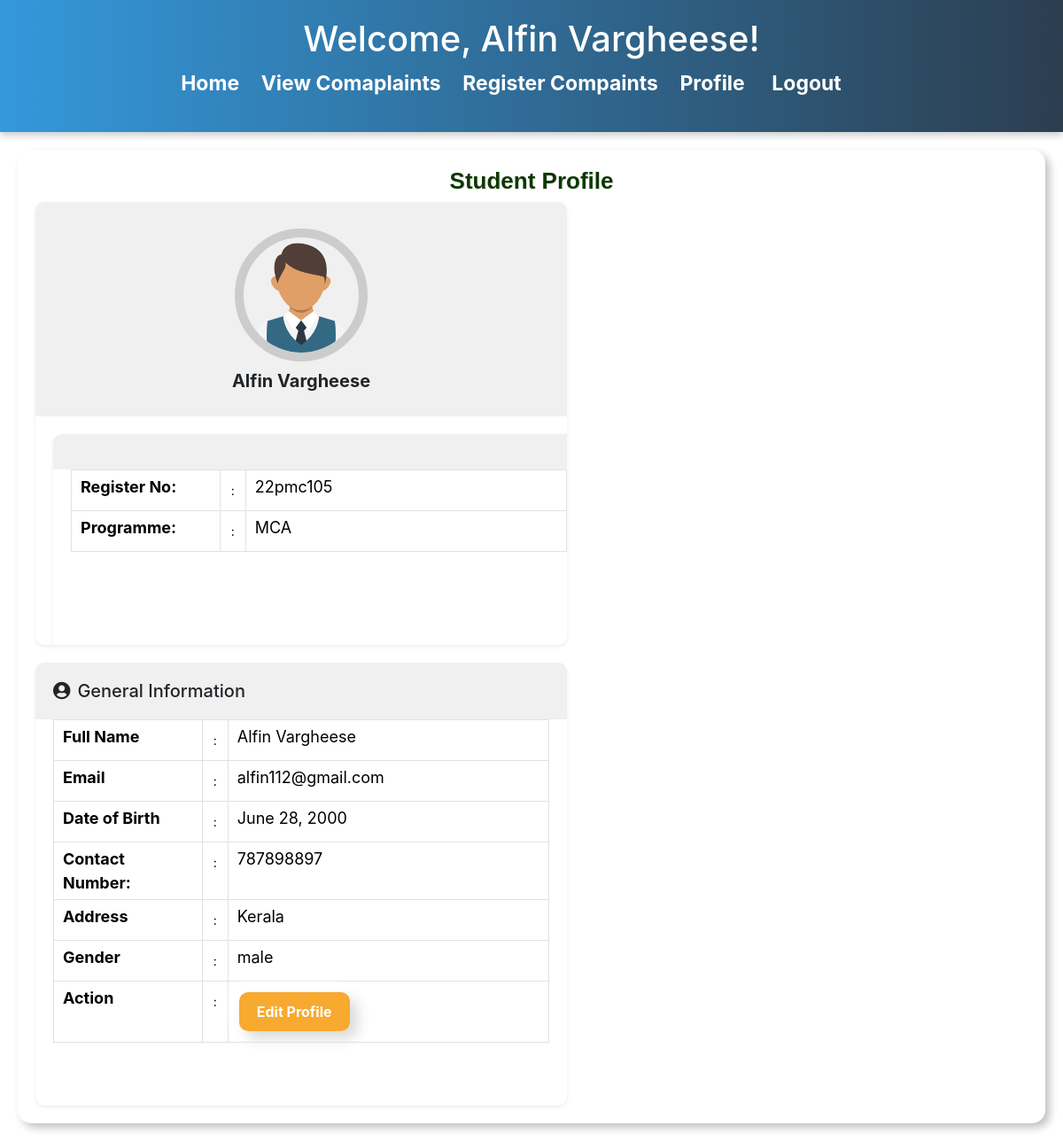
/student/profile/ (signed in), run on the app's committed database.
### EduComplain/models.py (models this page shows)
class UserProfile(models.Model):
    user = models.OneToOneField(User, on_delete=models.CASCADE)
    programme = models.CharField(max_length=40)
    is_staff = models.BooleanField(default=False)

class StudentProfile(models.Model):
    student=models.OneToOneField(User, on_delete=models.CASCADE)
    gender = models.CharField(max_length=10, choices=[('male', 'Male'), ('female', 'Female'), ('other', 'Other')],null=True, blank=True)
    date_of_birth = models.DateField(null=True, blank=True)
    contact_number = models.CharField(max_length=15, null=True, blank=True)
    address = models.TextField(null=True, blank=True)
    profile_pic = models.ImageField(upload_to='profile_pics', blank=True, null=True)

### EduComplain/views.py (the view)
# urls.py: path('student/profile/', student_profile, name='student_profile'),
@login_required
def student_profile(request):
    user_profile = UserProfile.objects.get(user=request.user)
    try:
        student_profile = StudentProfile.objects.get(student=request.user)
    except StudentProfile.DoesNotExist:
        student_profile = None  # Set it to None or any default value based on your requirements
    context = {'user_profile': user_profile, 'student_profile': student_profile}
    return render(request, 'studentProfile.html', context)

### EduComplain/templates/studentProfile.html (shortened to what this page needs)
{%load static%}
<!DOCTYPE html>
<html lang="en">
<head>
  <link rel="stylesheet" href="https://cdn.jsdelivr.net/npm/bootstrap@5.2.3/dist/css/bootstrap.min.css"
 />
</head>
<body>
    <header>
        <h1>Welcome, {{ user.first_name }} {{ user.last_name }}!</h1>
        <nav>
          <ul>
            <li><a href="{% url 'student_dashboard' %}">Home</a></li>
              <li><a href="{% url 'student_complaint_history' %}">View Comaplaints</a></li>
              <li><a href="{%url 'student_register_complaint'%}">Register Compaints</a></li>
              <li><a href="{%url 'student_profile'%}">Profile</a></li>
            <li>
              <form action="{% url 'user_logout' %}" method="post">
                <li>
                  <span>
                    <button
                      type="submit"
                      style="
                        border: none;
                        background: none;
                        cursor: pointer;
                        text-decoration: none;
                        color: #fff;
                        font-weight: bold;
                        font-size: 23px;
                      "
                    >
                      Logout
                    </button>
                  </span>
                </li>
              </form>
            </li>
          </ul>
        </nav>
      </header>
  <section class="dashboard">
    <div style="
          background: #fff;
          border-radius: 15px;
          padding: 20px;
          box-shadow: 5px 5px 10px #c2c2c2, -5px -5px 10px #ffffff;
        ">
      <h1 style="font-family: 'Arial', sans-serif;
      color: #0D3802; /* Choose a color that suits your design */
      font-size: 26px;
      font-weight: bold;
      text-align: center;
      text-shadow: 1px 1px 1px rgba(0, 0, 0, 0.1);">Student Profile</h1>
      <div style="display: flex; flex-wrap: wrap; gap: 20px">
        <div style="flex: 1">
          <div style="
                border-radius: 10px;
                overflow: hidden;
                box-shadow: 0 4px 8px rgba(0, 0, 0, 0.8);
              " class="custom-card shadow-sm">
            <div style="
                  background-color: #f0f0f0;
                  text-align: center;
                  padding: 20px;
                ">
              <img style="
                    width: 150px;
                    height: 150px;
                    object-fit: cover;
                    margin: 10px auto;
                    border: 10px solid #ccc;
                    border-radius: 50%;
                  " src="{% static 'images/profile.png' %}" alt="{{ student_profile.first_name }}'s Profile Picture"/>
              <h3 style="font-size: 20px; font-weight: 700">
                {{ user_profile.user.first_name}} {{user_profile.user.last_name}}
              </h3>
            </div>
            <div style="padding: 20px">
              <div style="flex: 1">
                <div style="
                      border-radius: 10px;
                      box-shadow: 0 4px 8px rgba(0, 0, 0, 0.8);
                    " class="custom-card shadow-sm">
                  <div style="
                        background-color: #f0f0f0;
                        padding: 20px;
                        border-radius: 10px 10px 0 0;
                      ">
                  </div>
                  <div style="padding: 20px; padding-top: 0">
                    <table style="width: 100%" class="custom-table table table-bordered">
                      <tr>
                        <th style="
                              width: 30%;
                              font-size: 18px;
                              padding: 5px 10px;
                              color: #000;
                            ">
                          Register No:
                        </th>
                        <td style="width: 2%">:</td>
                        <td style="
                              font-size: 18px;
                              padding: 5px 10px;
                              color: #000;
                            ">
                            {{ user_profile.user.username }}
                        </td>
                      </tr>
                      <tr>
                        <th style="
                              width: 30%;
                              font-size: 18px;
                              padding: 5px 10px;
                              color: #000;
                            ">
                          Programme:
                        </th>
                        <td style="width: 2%">:</td>
                        <td style="
                              font-size: 18px;
                              padding: 5px 10px;
                              color: #000;
                            ">
                            {{ user_profile.programme }}
                        </td>
                      </tr>
                    </table>
                  </div>
                </div>
              </div>
            </div>
          </div>
        </div>
        <div style="flex: 1">
          <div style="
                border-radius: 10px;
                box-shadow: 0 4px 8px rgba(0, 0, 0, 0.8);
              " class="custom-card shadow-sm">
            <div style="
                  background-color: #f0f0f0;
                  padding: 20px;
                  border-radius: 10px 10px 0 0;
                ">
              <h3 style="margin-bottom: 0; font-size: 20px">
                <i class="fa fa-user-circle" aria-hidden="true" style="margin-right: 8px;"></i>General
                Information
              </h3>
            </div>
            <div style="padding: 20px; padding-top: 0">
              <table style="width: 100%" class="custom-table table table-bordered">
                <tr>
                  <th style="
                        width: 30%;
                        font-size: 18px;
                        padding: 5px 10px;
                        color: #000;
                      ">
                    Full Name
                  </th>
                  <td style="width: 2%">:</td>
                  <td style="font-size: 18px; padding: 5px 10px; color: #000">
                    {{ user_profile.user.first_name}} {{user_profile.user.last_name}}
                  </td>
                </tr>
                <tr>
                  <th style="
                        width: 30%;
                        font-size: 18px;
                        padding: 5px 10px;
                        color: #000;
                      ">
                    Email
                  </th>
                  <td style="width: 2%">:</td>
                  <td style="font-size: 18px; padding: 5px 10px; color: #000">
                    {{ user_profile.user.email}}
                  </td>
                </tr>
                <tr>
                  <th style="
                        width: 30%;
                        font-size: 18px;
                        padding: 5px 10px;
                        color: #000;
                      ">
                    Date of Birth
                  </th>
                  <td style="width: 2%">:</td>
                  <td style="font-size: 18px; padding: 5px 10px; color: #000">
                    {{ student_profile.date_of_birth }}
                  </td>
                </tr>
                <tr>
                  <th style="
                        width: 30%;
                        font-size: 18px;
                        padding: 5px 10px;
                        color: #000;
                      ">
                    Contact Number:
                  </th>
                  <td style="width: 2%">:</td>
                  <td style="font-size: 18px; padding: 5px 10px; color: #000">
                    {{ student_profile.contact_number }}
                  </td>
                </tr>
                <tr>
                  <th style="
                        width: 30%;
                        font-size: 18px;
                        padding: 5px 10px;
                        color: #000;
                      ">
                    Address
                  </th>
                  <td style="width: 2%">:</td>
                  <td style="font-size: 18px; padding: 5px 10px; color: #000">
                    {{ student_profile.address }}
                  </td>
                </tr>
                <tr>
                  <th style="
                        width: 30%;
                        font-size: 18px;
                        padding: 5px 10px;
                        color: #000;
                      ">
                    Gender
                  </th>
                  <td style="width: 2%">:</td>
                  <td style="font-size: 18px; padding: 5px 10px; color: #000">
                    {{ student_profile.gender }}
                  </td>
                </tr>
                <tr>
                  <th style="
                        width: 30%;
                        font-size: 18px;
                        padding: 5px 10px;
                        color: #000;
                      ">
                    Action
                  </th>
                  <td style="width: 2%">:</td>
                  <td><a href="{% url 'student_edit_profile' %}">
                    <button class="btn btn-primary me-4"
              style="
                background: linear-gradient(145deg, #F7A930, #F7A930);
    color: #fff;
    padding: 10px 20px;
    border: none;
    border-radius: 10px;
    font-weight: bold;
    cursor: pointer;
    box-shadow: 8px 8px 16px #d8d8d8, -8px -8px 16px #ffffff;
    transition: background 0.3s ease-in-out;
              "
            >
                      Edit Profile
                    </button></a>
                  </td>
                </tr>
              </table>
            </div>
          </div>
        </div>
      </div>
    </div>
    <link rel="stylesheet"
      href="https://cdnjs.cloudflare.com/ajax/libs/twitter-bootstrap/4.1.3/css/bootstrap.min.css" />
    <link rel="stylesheet" href="https://cdnjs.cloudflare.com/ajax/libs/font-awesome/5.12.1/css/all.min.css" />
  </section>
</body>
</html>

### EduComplain/templates/studentProfile.html (style rules this page uses)
body { font-family: "Arial", sans-serif; margin: 0; padding: 0; }
header { background: linear-gradient(to right, #3498db, #2c3e50); color: #fff; padding: 20px; text-align: center; box-shadow: 0 2px 4px rgba(0, 0, 0, 0.1); transition: box-shadow 0.3s ease-in-out; }
nav ul { list-style: none; padding: 0; }
nav ul li { display: inline-block; margin-right: 20px; }
nav a { text-decoration: none; color: #fff; font-weight: bold; font-size: 23px; }
.dashboard { display: flex; justify-content: space-around; flex-wrap: wrap; padding: 20px; }
.custom-card { border-radius: 10px; width: 600px; height: 500px; }
.custom-table th, .custom-table td { font-size: 14px; padding: 5px 10px; color: #000; }

### data on the page
UserProfile: user.first_name "Alfin", user.last_name "Vargheese", user.username "22pmc105", programme "MCA", user.email "alfin112@gmail.com"
StudentProfile: date_of_birth "June 28, 2000", contact_number "787898897", address "Kerala", gender "male"

### other printed values
{{ user.first_name }} "Alfin"
{{ user.last_name }} "Vargheese"
